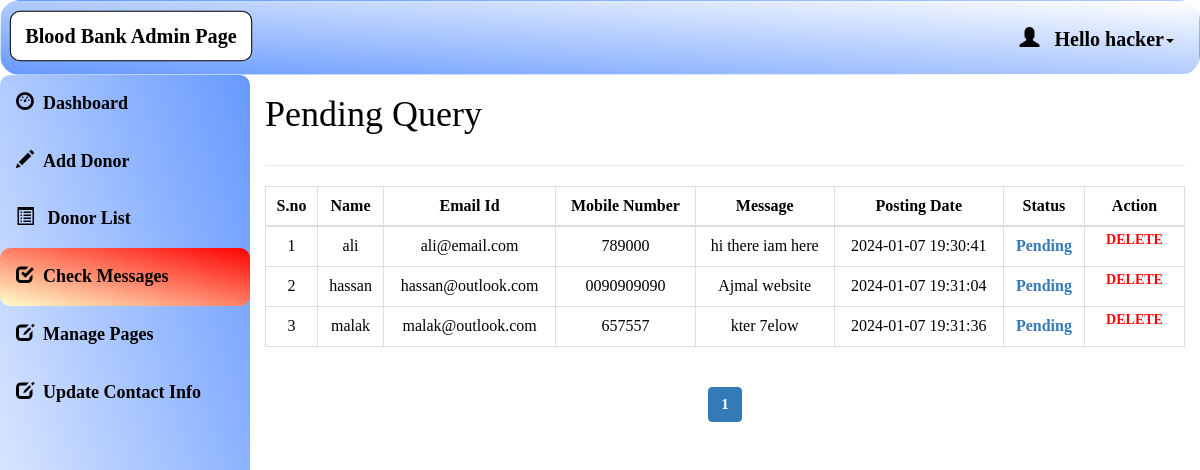
/admin/pending_query.php (signed in), run on the app's committed database.
### tables this page shows
CREATE TABLE `admin_ifo` (
  `admin_id` int(10) NOT NULL,
  `admin_name` varchar(50) NOT NULL,
  `admin_username` varchar(50) NOT NULL,
  `admin_password` varchar(50) NOT NULL
);

CREATE TABLE `contact_query` (
  `query_id` int(11) NOT NULL,
  `query_name` varchar(120) NOT NULL,
  `query_number` char(12) NOT NULL,
  `query_message` longtext NOT NULL,
  `query_date` timestamp NOT NULL DEFAULT current_timestamp() ON UPDATE current_timestamp(),
  `query_status` int(11) NOT NULL,
  `query_mail` varchar(120) NOT NULL
);

### admin/pending_query.php (the view, shortened to what this page needs)
<html>
<head>
  <link rel="stylesheet" href="https://maxcdn.bootstrapcdn.com/bootstrap/3.4.1/css/bootstrap.min.css">
  <link rel="stylesheet" href="https://cdn.jsdelivr.net/npm/sweetalert2@11">
</head>
<?php
include 'conn.php';
if (isset($_SESSION['loggedin']) && $_SESSION['loggedin'] == true) {
?>
  <body style="color:black">
    <div id="header">
      <?php include 'header.php';
      ?>
    </div>
    <div id="sidebar">
      <?php $active = "query";
      include 'sidebar.php'; ?>
    </div>
    <div id="content">
      <div class="content-wrapper">
        <div class="container-fluid">
          <div class="row">
            <div class="col-md-12 lg-12 sm-12">
              <h1 class="page-title">Pending Query</h1>
            </div>
          </div>
          <hr>
          <?php
          $limit = 10;
          if (isset($_GET['page'])) {
            $page = $_GET['page'];
          } else {
            $page = 1;
          }
          $offset = ($page - 1) * $limit;
          $count = $offset + 1;
          $sql = " select * from contact_query where query_status>1 LIMIT {$offset},{$limit}";
          $result = mysqli_query($conn, $sql);
          if (mysqli_num_rows($result) > 0) {
          ?>
            <div class="table-responsive">
              <table class="table table-bordered" style="text-align:center">
                <thead style="text-align:center">
                  <th style="text-align:center">S.no</th>
                  <th style="text-align:center">Name</th>
                  <th style="text-align:center">Email Id</th>
                  <th style="text-align:center">Mobile Number</th>
                  <th style="text-align:center">Message</th>
                  <th style="text-align:center">Posting Date</th>
                  <th style="text-align:center">Status</th>
                  <th style="text-align:center">Action</th>
                </thead>
                <tbody>
                  <?php
                  while ($row = mysqli_fetch_assoc($result)) { ?>
                    <tr>
                      <td><?php echo $count++; ?></td>
                      <td><?php echo $row['query_name']; ?></td>
                      <td><?php echo $row['query_mail']; ?></td>
                      <td><?php echo $row['query_number']; ?></td>
                      <td><?php echo $row['query_message']; ?></td>
                      <td><?php echo $row['query_date']; ?></td>
                      <?php if ($row['query_status'] == 1) {
                      ?><td>Read<br></td>
                      <?php } else { ?>
                        <td><a href="#" onclick="updateQuery(<?php echo $row['query_id']; ?>)"><b id="demo">Pending</b></a><br></td>
                                            <?php } ?>
                                            <td id="he" style="width:100px">
                                            <a style="color:red" href="#" onclick="deleteQuery(<?php echo $row['query_id']; ?>)">Delete</a>
                                            </td>
                    </tr>
                  <?php } ?>
                </tbody>
              </table>
            </div>
          <?php } ?>
          <div class="table-responsive" style="text-align:center;">
            <?php
            $sql1 = "SELECT * FROM contact_query";
            $result1 = mysqli_query($conn, $sql1) or die("Query Failed.");
            if (mysqli_num_rows($result1) > 0) {
              $total_records = mysqli_num_rows($result1);
              $total_page = ceil($total_records / $limit);
              echo '<ul class="pagination admin-pagination">';
              for ($i = 1; $i <= $total_page; $i++) {
                if ($i == $page) {
                  $active = "active";
                } else {
                  $active = "";
                }
                echo '<li class="' . $active . '"><a href="query.php?page=' . $i . '">' . $i . '</a></li>';
              }
              echo '</ul>';
            }
            ?>
          </div>
        </div>
      </div>
    <?php }
    ?>
  </body>
</html>

### admin/header.php (shortened to what this page needs)
<!DOCTYPE html>
<html>
<head>
  <link rel="stylesheet" href="https://maxcdn.bootstrapcdn.com/bootstrap/3.4.1/css/bootstrap.min.css">
</head>
<body>
<nav class="navbar navbar-custom">
  <div class="container-fluid">
    <div class="navbar-header">
      <a class="navbar-brand" id="qq" href="dashboard.php">Blood Bank Admin Page</a>
    </div>
    <ul class="nav navbar-nav navbar-right">
      <li class="dropdown"><a class="dropdown-toggle" id="qw" data-toggle="dropdown" href="#" style="font-weight:bold;color:black "> <span class="glyphicon glyphicon-user"></span>&nbsp&nbsp
        <?php
        $username=$_SESSION['username'];
        $sql="select * from admin_ifo where admin_username='$username'";
        $result=mysqli_query($conn,$sql) or die("query failed.");
        $row=mysqli_fetch_assoc($result);
        echo "Hello ".$row['admin_username'];
      ?><span class="caret"></span></a>
    </li>
    </ul>
  </div>
</nav>
</body></html>

### admin/pending_query.php (style rules this page uses)
#sidebar { position: relative; margin-top: -20px }
#content { position: relative; margin-left: 250px }
#he { font-size: 14px; font-weight: 600; text-transform: uppercase; padding: 3px 7px; color: #fff; text-decoration: none; border-radius: 3px; align:center }

### admin/header.php (style rules this page uses)
.navbar-custom.navbar { background: linear-gradient(to top right, #6699ff 0%, #ffffff 100%); border-radius: 20px 20px 20px 20px; }
.navbar { padding: 10px 10px; color:black ; position: relative; }
.navbar a { color: black; text-align: center; padding: 12px; text-decoration: none; font-size: 20px; line-height: 25px; float: none; display: block; text-align: left; }
.navbar-brand { font-size: 25px; font-weight: bold; }
.navbar-right { float: none; }
#qq { background-color: white; border: 1px solid ; border-radius: 10px 10px ; width: 240px; text-align: center; transform: scale(1.01); color: black; }

### admin/sidebar.php (style rules this page uses)
body { margin: 0; font-family: 'Averia Gruesa Libre';font-size: 15px; color:#F8F9F9; }

### data on the page
admin_ifo: admin_username "hacker"
contact_query: query_name "ali", query_mail "ali@email.com", query_number "789000", query_message "hi there iam here", query_date "2024-01-07 19:30:41"
contact_query: query_name "hassan", query_mail "hassan@outlook.com", query_number "0090909090", query_message "Ajmal website", query_date "2024-01-07 19:31:04"
contact_query: query_name "malak", query_mail "malak@outlook.com", query_number "657557", query_message "kter 7elow", query_date "2024-01-07 19:31:36"
